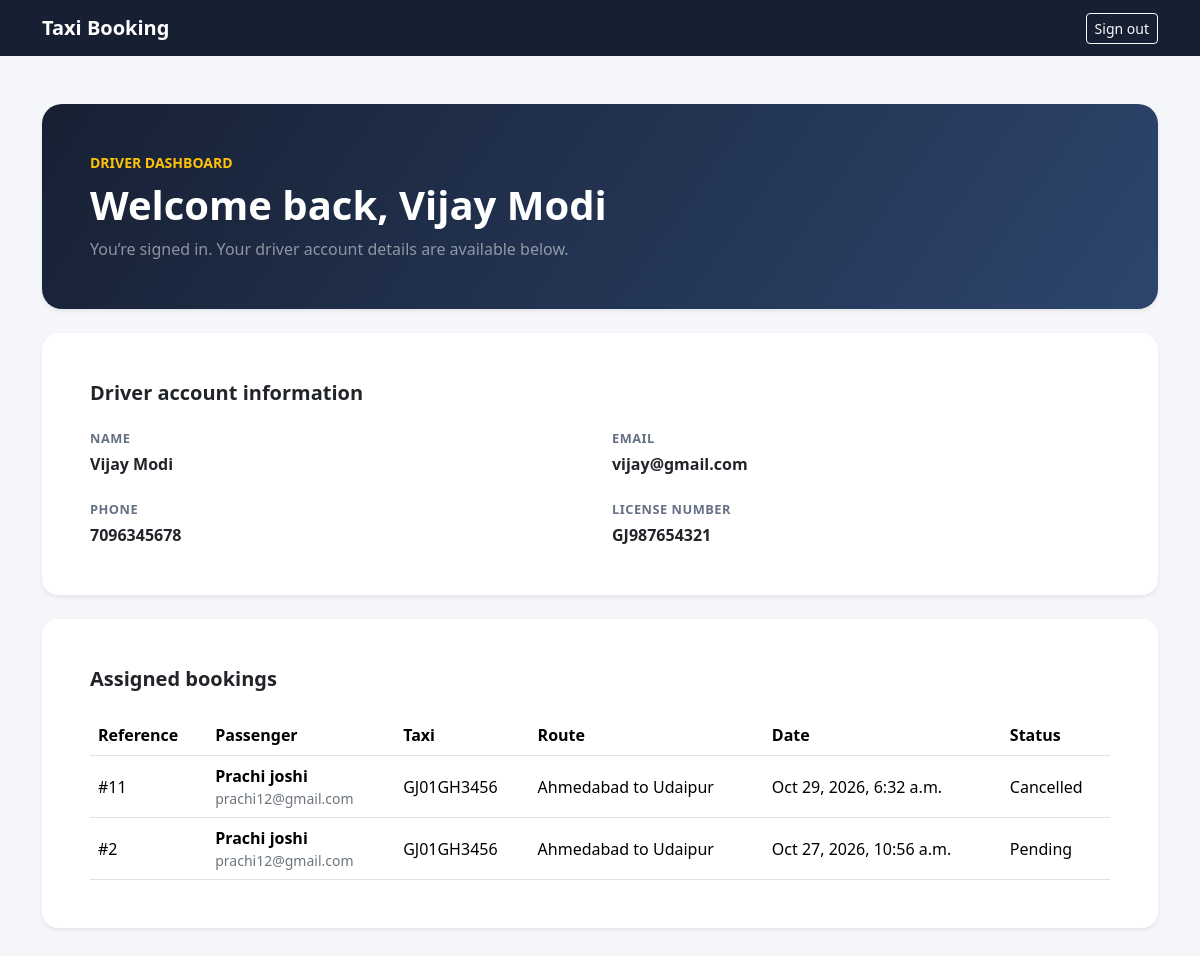
Before: /driver/dashboard/ (signed in) with the older database file.
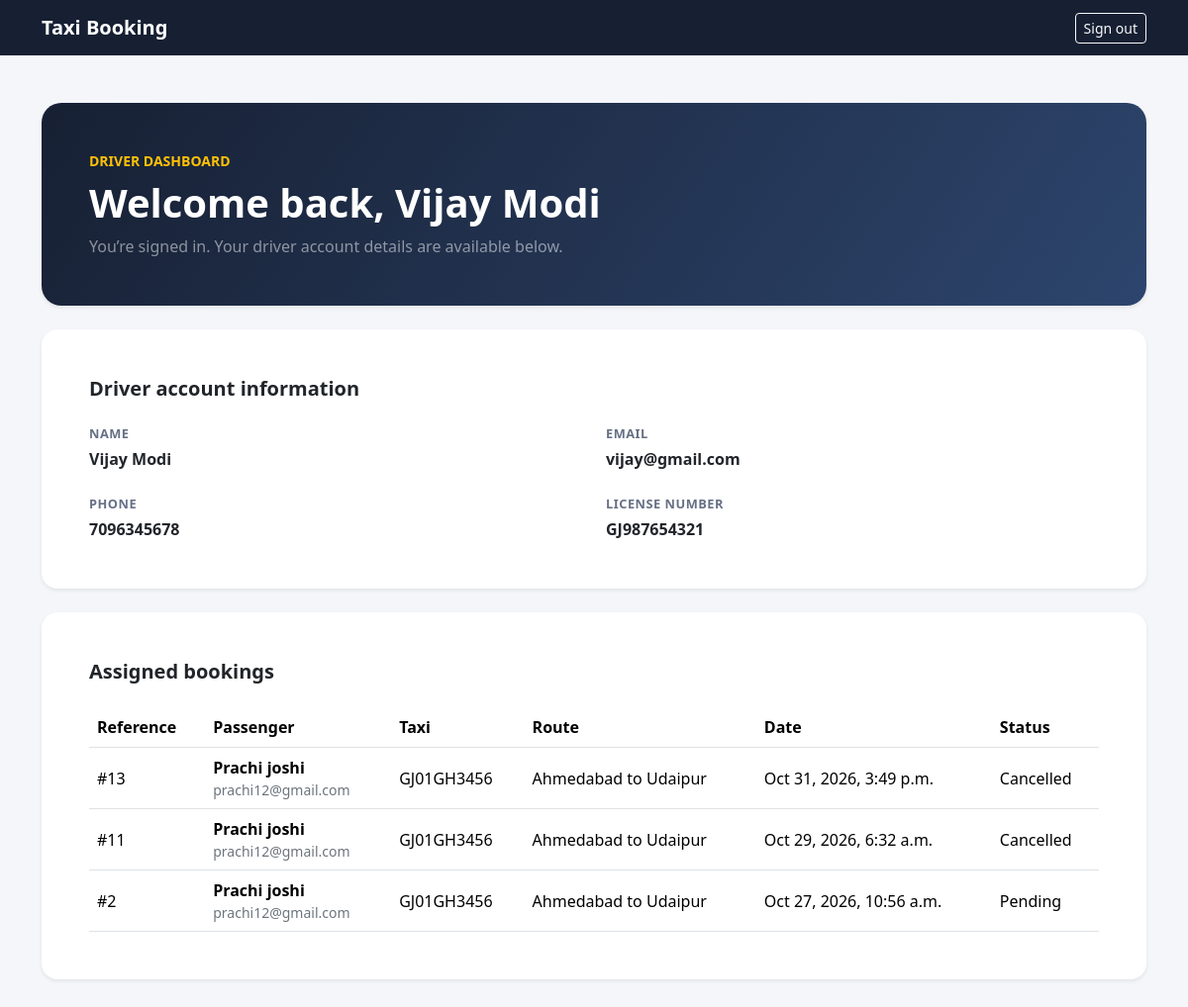
After: the same page with the newer database file.
### core/models.py (models this page shows, shortened)
class Booking(models.Model):
    STATUS_CHOICES = [
        ('Pending', 'Pending'),
        ('Approved', 'Approved'),
        ('Cancelled', 'Cancelled'),
    ]
    user = models.ForeignKey(
        'core.User',
        on_delete=models.CASCADE,
        related_name='bookings'
    )
    taxi = models.ForeignKey(
        'core.Taxi',
        on_delete=models.CASCADE,
        related_name='bookings'
    )
    date = models.DateTimeField(auto_now_add=True)
    status = models.CharField(
        max_length=20,
        choices=STATUS_CHOICES,
        default='Pending'
    )

class User(models.Model):
    name = models.CharField(max_length=100)
    email = models.EmailField(unique=True)
    mobile = models.CharField(max_length=15)
    password = models.CharField(max_length=128)
    class Meta:
        ordering = ['name']

class Taxi(models.Model):
    number = models.CharField(max_length=20, unique=True)
    type = models.CharField(max_length=50)
    source = models.CharField(max_length=100)
    destination = models.CharField(max_length=100)
    price = models.DecimalField(max_digits=10, decimal_places=2)
    availability = models.BooleanField(default=True)
    driver = models.ForeignKey(
        Driver,
        on_delete=models.CASCADE,
        related_name='taxis',
    )

### core/views.py (the view)
def driver_dashboard(request):
    driver_id = request.session.get('driver_user_id')
    if driver_id is None:
        return redirect('driver_login')
    driver = Driver.objects.filter(pk=driver_id).first()
    if driver is None:
        request.session.pop('driver_user_id', None)
        messages.info(request, 'Please sign in to continue.')
        return redirect('driver_login')
    bookings = Booking.objects.filter(
        taxi__driver=driver,
    ).select_related('user', 'taxi').order_by('-date')
    return render(request, 'core/driver_dashboard.html', {
        'driver': driver,
        'bookings': bookings,
    })

### core/templates/core/driver_dashboard.html (shortened to what the changed rows need)
<!DOCTYPE html>
<html lang="en">
<head>
    <link href="https://cdn.jsdelivr.net/npm/bootstrap@5.3.3/dist/css/bootstrap.min.css"
          rel="stylesheet">
</head>
<body>
<main class="container py-4 py-md-5">
    <section class="card welcome-card shadow-sm mb-4">
        <div class="card-body p-4 p-md-5">
            <h1 class="display-6 fw-bold mb-2">
                Welcome back, {{ driver.name }}
            </h1>
        </div>
    </section>
    <section class="card content-card shadow-sm" aria-labelledby="account-heading">
        <div class="card-body p-4 p-md-5">
            <h2 id="account-heading" class="h5 fw-bold mb-4">
                Driver account information
            </h2>
        </div>
    </section>
    <section class="card content-card shadow-sm mt-4" aria-labelledby="bookings-heading">
        <div class="card-body p-4 p-md-5">
            <h2 id="bookings-heading" class="h5 fw-bold mb-4">
                Assigned bookings
            </h2>
            {% if bookings %}
                <div class="table-responsive">
                    <table class="table align-middle mb-0">
                        <thead>
                            <tr>
                                <th>Reference</th>
                                <th>Passenger</th>
                                <th>Taxi</th>
                                <th>Route</th>
                                <th>Date</th>
                                <th>Status</th>
                            </tr>
                        </thead>
                        <tbody>
                            {% for booking in bookings %}
                                <tr>
                                    <td>#{{ booking.id }}</td>
                                    <td>
                                        <div class="fw-semibold">{{ booking.user.name }}</div>
                                        <div class="small text-secondary">{{ booking.user.email }}</div>
                                    </td>
                                    <td>{{ booking.taxi.number }}</td>
                                    <td>{{ booking.taxi.source }} to {{ booking.taxi.destination }}</td>
                                    <td>{{ booking.date|date:"M j, Y, g:i a" }}</td>
                                    <td>{{ booking.status }}</td>
                                </tr>
                            {% endfor %}
                        </tbody>
                    </table>
                </div>
            {% else %}
                <p class="text-secondary mb-0">You have no assigned bookings.</p>
            {% endif %}
        </div>
    </section>
</main>
</body>
</html>

Changed rows visible on the page:
added Booking: id "13", user.name "Prachi joshi", user.email "prachi12@gmail.com", taxi.number "GJ01GH3456", taxi.source "Ahmedabad", taxi.destination "Udaipur", date "Oct 31, 2026, 3:49 p.m.", status "Cancelled"
